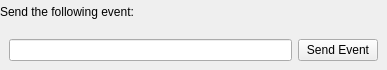
<?xml version="1.0" encoding="UTF-8"?>
<ui version="4.0">
 <class>LCCEventTransmit</class>
 <widget class="QWidget" name="LCCEventTransmit">
  <property name="geometry">
   <rect>
    <x>0</x>
    <y>0</y>
    <width>387</width>
    <height>70</height>
   </rect>
  </property>
  <property name="windowTitle">
   <string>Form</string>
  </property>
  <layout class="QVBoxLayout" name="verticalLayout">
   <property name="leftMargin">
    <number>0</number>
   </property>
   <property name="topMargin">
    <number>0</number>
   </property>
   <property name="rightMargin">
    <number>0</number>
   </property>
   <property name="bottomMargin">
    <number>0</number>
   </property>
   <item>
    <widget class="QLabel" name="label">
     <property name="text">
      <string>Send the following event:</string>
     </property>
    </widget>
   </item>
   <item>
    <widget class="QWidget" name="widget" native="true">
     <layout class="QHBoxLayout" name="horizontalLayout">
      <item>
       <widget class="QLineEdit" name="eventInput">
        <property name="whatsThis">
         <string>&lt;html&gt;&lt;head/&gt;&lt;body&gt;&lt;p&gt;The event to send.  This can be either an integer, or in LCC dotted format(e.g. 01.00.00.00.00.00.FF.FF for emergency off)&lt;/p&gt;&lt;/body&gt;&lt;/html&gt;</string>
        </property>
       </widget>
      </item>
      <item>
       <widget class="QPushButton" name="sendEvent">
        <property name="text">
         <string>Send Event</string>
        </property>
       </widget>
      </item>
     </layout>
    </widget>
   </item>
  </layout>
 </widget>
 <resources/>
 <connections/>
</ui>
